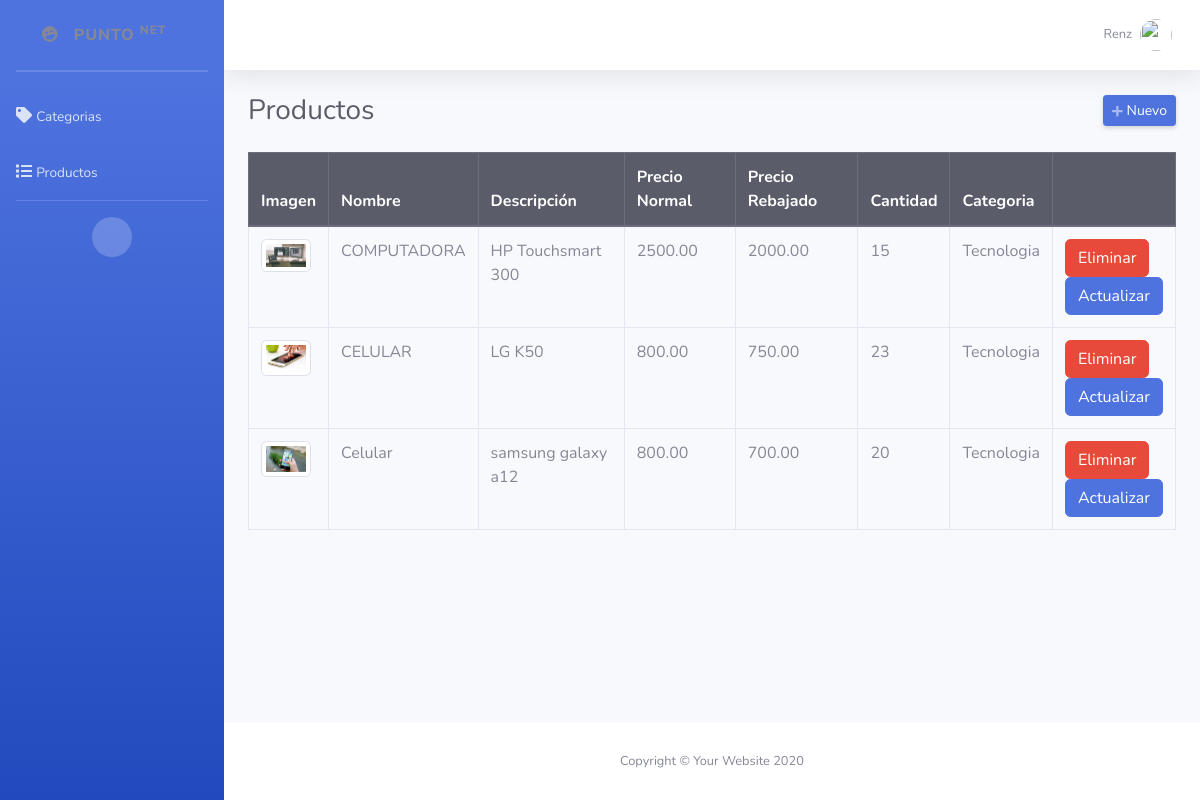
The page /admin/productos.php (signed in) on the database its author committed.
### tables this page shows
CREATE TABLE `productos` (
  `id` int(11) NOT NULL,
  `nombre` varchar(255) NOT NULL,
  `descripcion` text NOT NULL,
  `precio_normal` decimal(10,2) NOT NULL,
  `precio_rebajado` decimal(10,2) NOT NULL,
  `cantidad` int(11) NOT NULL,
  `imagen` varchar(50) NOT NULL,
  `id_categoria` int(11) NOT NULL
);

CREATE TABLE `categorias` (
  `id` int(11) NOT NULL,
  `categoria` varchar(50) NOT NULL
);

### admin/productos.php (the view, shortened to what this page needs)
<?php
require_once "../config/conexion.php";
include("includes/header.php"); ?>
<div class="d-sm-flex align-items-center justify-content-between mb-4">
    <h1 class="h3 mb-0 text-gray-800">Productos</h1>
    <a href="#" class="d-none d-sm-inline-block btn btn-sm btn-primary shadow-sm" id="abrirProducto"><i class="fas fa-plus fa-sm text-white-50"></i> Nuevo</a>
</div>
<div class="row">
    <div class="col-md-12">
        <div class="table-responsive">
            <table class="table table-hover table-bordered" style="width: 100%;">
                <thead class="thead-dark">
                    <tr>
                        <th>Imagen</th>
                        <th>Nombre</th>
                        <th>Descripción</th>
                        <th>Precio Normal</th>
                        <th>Precio Rebajado</th>
                        <th>Cantidad</th>
                        <th>Categoria</th>
                        <th></th>
                    </tr>
                </thead>
                <tbody>
                    <?php
                    $query = mysqli_query($conexion, "SELECT p.*, c.id AS id_cat, c.categoria FROM productos p INNER JOIN categorias c ON c.id = p.id_categoria ORDER BY p.id DESC");
                    while ($data = mysqli_fetch_assoc($query)) { ?>
                        <tr>
                            <td><img class="img-thumbnail" src="../assets/img/<?php echo $data['imagen']; ?>" width="50"></td>
                            <td><?php echo $data['nombre']; ?></td>
                            <td><?php echo $data['descripcion']; ?></td>
                            <td><?php echo $data['precio_normal']; ?></td>
                            <td><?php echo $data['precio_rebajado']; ?></td>
                            <td><?php echo $data['cantidad']; ?></td>
                            <td><?php echo $data['categoria']; ?></td>
                            <td>
                                <form method="post" action="eliminar.php?accion=pro&id=<?php echo $data['id']; ?>" class="d-inline eliminar">
                                    <button class="btn btn-danger" type="submit">Eliminar</button>
                                </form>
                                 <form method="post" action="Actualizar.php?accion=pro&id=<?php echo $data['id']; ?>">
                                    <button class="btn btn-primary" type="submit">Actualizar</button>
                                </form>
                            </td>
                        </tr>
                    <?php } ?>
                </tbody>
            </table>
        </div>
    </div>
</div>
<?php include("includes/footer.php"); ?>

### rows shown on the page
productos: imagen (picture), nombre "COMPUTADORA", descripcion "HP Touchsmart 300", precio_normal "2500.00", precio_rebajado "2000.00", cantidad "15", id_categoria.categoria "Tecnologia"
productos: imagen (picture), nombre "CELULAR", descripcion "LG K50", precio_normal "800.00", precio_rebajado "750.00", cantidad "23", id_categoria.categoria "Tecnologia"
productos: imagen (picture), nombre "Celular", descripcion "samsung galaxy a12", precio_normal "800.00", precio_rebajado "700.00", cantidad "20", id_categoria.categoria "Tecnologia"

### other values the page prints
$_SESSION['nombre'] "Renz"
